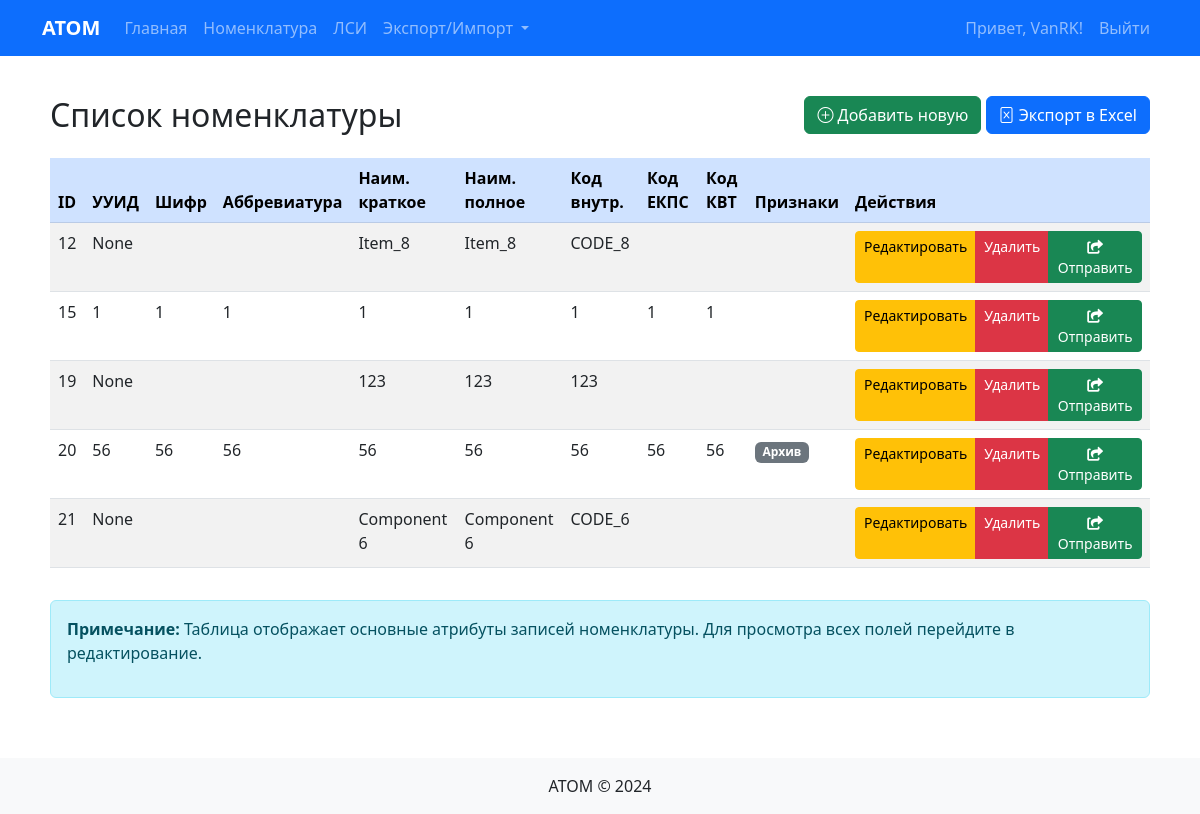
The app's page /nomenclature/ (signed in) with its own data.
### accounts/models.py (models this page shows, shortened)
class Nomenclature(models.Model):
    uuid = models.CharField(max_length=36, verbose_name="УУИД", blank=True, null=True)
    spk_nomenclature_type = models.CharField(max_length=100, verbose_name="СПК_ВидНоменклатуры", blank=True, null=True)
    abbreviation = models.CharField(max_length=100, verbose_name="Аббревиатура", blank=True, null=True)
    effective_date = models.DateField(verbose_name="ДатаВведенияВДействие", blank=True, null=True)
    internal_code = models.CharField(max_length=100, verbose_name="КодВнутренний", blank=True, null=True)
    ekps_code = models.CharField(max_length=100, verbose_name="КодЕКПС", blank=True, null=True)
    kvt_code = models.CharField(max_length=100, verbose_name="КодКВТ", blank=True, null=True)
    checksum = models.CharField(max_length=255, verbose_name="КонтрольнаяСуммаЗаписи", blank=True, null=True)
    short_name = models.CharField(max_length=255, verbose_name="НаименованиеКраткое", blank=True, null=True)
    full_name = models.CharField(max_length=255, verbose_name="НаименованиеПолное", blank=True, null=True)
    deletion_mark = models.BooleanField(default=False, verbose_name="ПометкаУдаления")
    archived = models.BooleanField(default=False, verbose_name="ПризнакАрхивнойЗаписи")
    classifier_unique_code = models.CharField(max_length=100, verbose_name="УникальныйКодКлассификатора", blank=True, null=True)
    drawing_number = models.CharField(max_length=100, verbose_name="ЧертежныйНомер", blank=True, null=True)
    cipher = models.CharField(max_length=100, verbose_name="Шифр", blank=True, null=True)

### accounts/views.py (the view)
# urls.py: path('nomenclature/', views.nomenclature_list, name='nomenclature_list'),
@login_required
def nomenclature_list(request):
    nomenclatures = Nomenclature.objects.all()
    context = {'nomenclatures': nomenclatures}
    return render(request, 'accounts/nomenclature_list.html', context)

### accounts/templates/accounts/nomenclature_list.html (shortened to what this page needs)
{% extends 'accounts/base.html' %}
{% block content %}
<div class="row mb-3">
    <div class="col-md-6">
        <h2>Список номенклатуры</h2>
    </div>
    <div class="col-md-6 text-end">
        <a href="{% url 'create_nomenclature' %}" class="btn btn-success">
            <i class="bi bi-plus-circle"></i> Добавить новую
        </a>
        <a href="{% url 'export_excel' %}" class="btn btn-primary">
            <i class="bi bi-file-excel"></i> Экспорт в Excel
        </a>
    </div>
</div>
<div class="table-responsive">
    <table class="table table-striped table-hover">
        <thead class="table-primary">
            <tr>
                <th>ID</th>
                <th>УУИД</th>
                <th>Шифр</th>
                <th>Аббревиатура</th>
                <th>Наим. краткое</th>
                <th>Наим. полное</th>
                <th>Код внутр.</th>
                <th>Код ЕКПС</th>
                <th>Код КВТ</th>
                <th>Признаки</th>
                <th>Действия</th>
            </tr>
        </thead>
        <tbody>
            {% if nomenclatures %}
                {% for item in nomenclatures %}
                <tr>
                    <td>{{ item.id }}</td>
                    <td>{{ item.uuid|truncatechars:8 }}</td>
                    <td>{{ item.cipher }}</td>
                    <td>{{ item.abbreviation }}</td>
                    <td>{{ item.short_name }}</td>
                    <td>{{ item.full_name|truncatechars:20 }}</td>
                    <td>{{ item.internal_code }}</td>
                    <td>{{ item.ekps_code }}</td>
                    <td>{{ item.kvt_code }}</td>
                    <td>
                        {% if item.archived %}<span class="badge bg-secondary">Архив</span>{% endif %}
                    </td>
                    <td>
                        <div class="btn-group" role="group">
                            <a href="{% url 'edit_nomenclature' item.id %}" class="btn btn-sm btn-warning">Редактировать</a>
                            <a href="{% url 'delete_nomenclature' item.id %}" class="btn btn-sm btn-danger">Удалить</a>
                            <a href="{% url 'send_nomenclature_to_intbus' item.id %}" class="btn btn-sm btn-success">
                                <i class="fas fa-share-square"></i> Отправить
                            </a>
                        </div>
                    </td>
                </tr>
                {% endfor %}
            {% else %}
                <tr>
                    <td colspan="11" class="text-center">Номенклатура отсутствует. <a href="{% url 'create_nomenclature' %}">Добавить новую</a>.</td>
                </tr>
            {% endif %}
        </tbody>
    </table>
</div>
<div class="mt-3">
    <div class="alert alert-info">
        <p><strong>Примечание:</strong> Таблица отображает основные атрибуты записей номенклатуры. Для просмотра всех полей перейдите в редактирование.</p>
    </div>
</div>
{% endblock %}
{% block extra_css %}
<link rel="stylesheet" href="https://cdn.jsdelivr.net/npm/bootstrap-icons@1.10.0/font/bootstrap-icons.css">
<link rel="stylesheet" href="https://cdnjs.cloudflare.com/ajax/libs/font-awesome/6.0.0/css/all.min.css">
{% endblock %}

### accounts/templates/accounts/base.html (shortened to what this page needs)
<!DOCTYPE html>
<html lang="ru">
<head>
    <link href="https://cdn.jsdelivr.net/npm/bootstrap@5.3.0-alpha1/dist/css/bootstrap.min.css" rel="stylesheet">
    {% block extra_css %}{% endblock %}
</head>
<body>
    <nav class="navbar navbar-expand-lg navbar-dark bg-primary">
        <div class="container">
            <a class="navbar-brand" href="{% url 'home' %}">ATOM</a>
            <div class="collapse navbar-collapse" id="navbarNav">
                <ul class="navbar-nav me-auto">
                    {% if user.is_authenticated %}
                    <li class="nav-item">
                        <a class="nav-link" href="{% url 'home' %}">Главная</a>
                    </li>
                    <li class="nav-item">
                        <a class="nav-link" href="{% url 'nomenclature_list' %}">Номенклатура</a>
                    </li>
                    <li class="nav-item">
                        <a class="nav-link" href="{% url 'lsi_list' %}">ЛСИ</a>
                    </li>
                    <li class="nav-item dropdown">
                        <a class="nav-link dropdown-toggle" href="#" id="navbarDropdown" role="button"
                           data-bs-toggle="dropdown" aria-expanded="false">
                            Экспорт/Импорт
                        </a>
                    </li>
                    {% endif %}
                </ul>
                <ul class="navbar-nav ms-auto">
                    {% if user.is_authenticated %}
                    <li class="nav-item">
                        <span class="nav-link">Привет, {{ user.username }}!</span>
                    </li>
                    <li class="nav-item">
                        <a class="nav-link" href="{% url 'logout' %}">Выйти</a>
                    </li>
                    {% endif %}
                </ul>
            </div>
        </div>
    </nav>
    <div class="container content">
        {% block content %}{% endblock %}
    </div>
    <footer class="bg-light py-3 mt-4">
        <div class="container">
            <p class="text-center mb-0">ATOM &copy; 2024</p>
        </div>
    </footer>
</body>
</html>

### accounts/templates/accounts/base.html (style rules this page uses)
.navbar-brand { font-weight: bold; }
.navbar { margin-bottom: 20px; }
.content { padding: 20px; }

### records on screen
Nomenclature: id "12", uuid "None", short_name "Item_8", full_name "Item_8", internal_code "CODE_8"
Nomenclature: id "15", uuid "1", cipher "1", abbreviation "1", short_name "1", full_name "1", internal_code "1", ekps_code "1", kvt_code "1"
Nomenclature: id "19", uuid "None", short_name "123", full_name "123", internal_code "123"
Nomenclature: id "20", uuid "56", cipher "56", abbreviation "56", short_name "56", full_name "56", internal_code "56", ekps_code "56", kvt_code "56", archived "Архив"
Nomenclature: id "21", uuid "None", short_name "Component 6", full_name "Component 6", internal_code "CODE_6"

### other values on screen
{{ user.username }} "VanRK"
